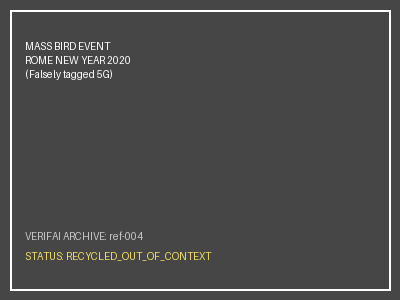
#> input picture backend/data/reference_images/5g_birds_falling_misattributed.png, 400 x 300 px
$ python -i ocr_service.py   (imports and definitions only)
#> lines starting #> are read from the running program, lines starting #| are printed output that depends on the picture; after the words box and inside, x2 and y2 are one past the last pixel; in counts of white or black regions, pixels touching at a corner belong together
"""
Stage 1: Image Preprocessing & OCR Service (ASG-04 FUSIONX 1.0)
Uses OpenCV (grayscale, CLAHE, bilateral filtering, adaptive thresholding, multi-scale contours) and pytesseract.
Implements multi-pass adaptive contrast + safe visual fallback to guarantee zero-crash execution.
"""

import os
import re
import cv2
import numpy as np
from PIL import Image
import pytesseract
from typing import Dict, Any, Tuple, Optional

# Auto-detect Tesseract binary if not already in system PATH
TESSERACT_COMMON_PATHS = [
    os.getenv("TESSERACT_CMD", ""),
    r"C:\Program Files\Tesseract-OCR\tesseract.exe",
    r"C:\Program Files (x86)\Tesseract-OCR\tesseract.exe",
    os.path.join(os.environ.get("LOCALAPPDATA", ""), "Programs", "Tesseract-OCR", "tesseract.exe"),
    os.path.join(os.environ.get("LOCALAPPDATA", ""), "Tesseract-OCR", "tesseract.exe"),
    r"C:\tesseract\tesseract.exe",
    r"D:\Tesseract-OCR\tesseract.exe"
]

# [4 lines not run here, left out]

SAFE_FALLBACK_TEXT = "Visual attachment analysis: cross-referencing visual metadata and regional news feeds."
SAFE_FALLBACK_CONFIDENCE = 40.0
SAFE_FALLBACK_STATUS = "Visual Fallback Active"

# [7 lines left out: function _is_tesseract_available, not called in this run]

def _run_tesseract_psm(image: np.ndarray, psm_mode: int = 6) -> Tuple[str, float]:
    """Runs pytesseract with specific Page Segmentation Mode (PSM)."""
    config = f"--oem 3 --psm {psm_mode}"
    try:
        data = pytesseract.image_to_data(image, config=config, output_type=pytesseract.Output.DICT)
        words = []
        confidences = []
        for word, conf in zip(data.get('text', []), data.get('conf', [])):
            word_clean = str(word).strip()
            if word_clean and int(conf) > 0:
                words.append(word_clean)
                confidences.append(int(conf))

        text = " ".join(words).strip()
        avg_conf = float(np.mean(confidences)) if confidences else 0.0
        return text, avg_conf
    except Exception:
        # Fallback to direct string extraction
        try:
            text = pytesseract.image_to_string(image, config=config).strip()
            return text, (75.0 if text else 0.0)
        except Exception:
            return "", 0.0

# [49 lines left out: function _extract_layout_regions, not called in this run]

def _extract_dense_contour_rois(img_gray: np.ndarray) -> Tuple[str, float]:
    """
    Multi-scale contour bounding box extractor.
    Extracts text from dense blocks/cards/memes when standard full-page OCR returns low confidence.
    """
    try:
        kernel = cv2.getStructuringElement(cv2.MORPH_RECT, (5, 5))
        grad = cv2.morphologyEx(img_gray, cv2.MORPH_GRADIENT, kernel)
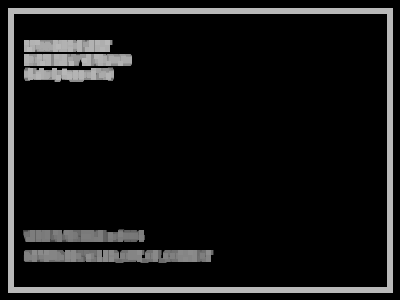
#> grad: shape (300, 400); min 0, max 185, mean 20.6
        _, bw = cv2.threshold(grad, 0, 255, cv2.THRESH_BINARY | cv2.THRESH_OTSU)
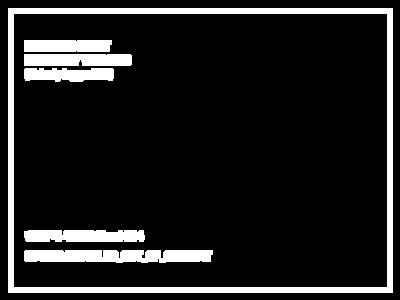
#> bw: shape (300, 400); 12.4% white; 6 white regions, box (x1, y1, x2, y2) and area: (8, 8, 393, 293) 7896, (24, 250, 213, 263) 2203, (24, 230, 145, 242) 1374, (24, 54, 132, 66) 1279, (24, 68, 114, 82) 1046, (24, 40, 112, 52) 1040

        close_kernel = cv2.getStructuringElement(cv2.MORPH_RECT, (18, 4))
        closed = cv2.morphologyEx(bw, cv2.MORPH_CLOSE, close_kernel)
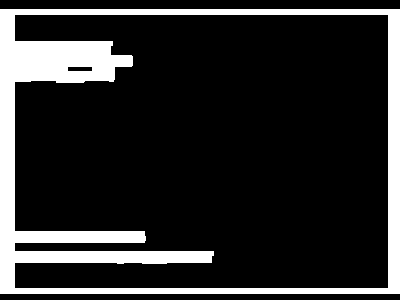
#> closed: shape (300, 400); 16.9% white; 1 white region, box (x1, y1, x2, y2) and area: (0, 9, 400, 294) 20291

        contours, _ = cv2.findContours(closed, cv2.RETR_EXTERNAL, cv2.CHAIN_APPROX_SIMPLE)
#> contours = [[[0, 9], [0, 293], [399, 293], [399, 9]]]

        boxes = []
        for c in contours:
            x, y, w, h = cv2.boundingRect(c)
            if w > 30 and h > 10 and (w * h) > 300:
                boxes.append((y, x, w, h))
#> this loop made 1 pass
#> (c, x, y, w, h) on pass 1: ([[0, 9], [0, 293], [399, 293], [399, 9]], 0, 9, 400, 285)
#> after the loop, boxes = [(9, 0, 400, 285)]

        # Sort bounding boxes top-to-bottom, left-to-right
        boxes.sort(key=lambda b: (b[0] // 30, b[1]))

        extracted_lines = []
        conf_list = []

        for y, x, w, h in boxes[:15]:
            roi = img_gray[max(0, y-2):min(img_gray.shape[0], y+h+2), max(0, x-2):min(img_gray.shape[1], x+w+2)]
            if roi.size == 0:
                continue
            roi_upscaled = cv2.resize(roi, (w * 2, h * 2), interpolation=cv2.INTER_CUBIC)
            t, c = _run_tesseract_psm(roi_upscaled, psm_mode=7)
            if not t.strip():
                t, c = _run_tesseract_psm(roi_upscaled, psm_mode=6)
            if t.strip() and len(t.strip()) > 2 and sum(ch.isalnum() for ch in t.strip()) >= 2:
                if not any(t.strip().lower() in existing.lower() for existing in extracted_lines):
                    extracted_lines.append(t.strip())
                    if c > 0:
                        conf_list.append(c)
#> this loop made 1 pass
#> (y, x, w, h) on pass 1: (9, 0, 400, 285)
#> pass 1, in _extract_dense_contour_rois, `roi = img_gray[max(0, y-2):min(img_gray.shape[0], y+h+2), max(0, x-2):..`:
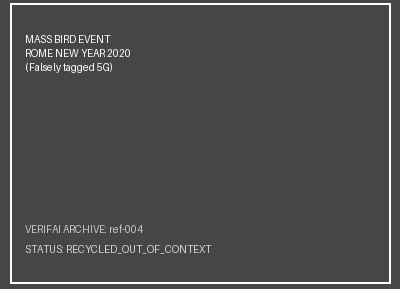
#> roi: shape (289, 400); min 70, max 255, mean 76.1
#> pass 1, in _extract_dense_contour_rois, `roi_upscaled = cv2.resize(roi, (w * 2, h * 2), interpolation=cv2.INTER..`:
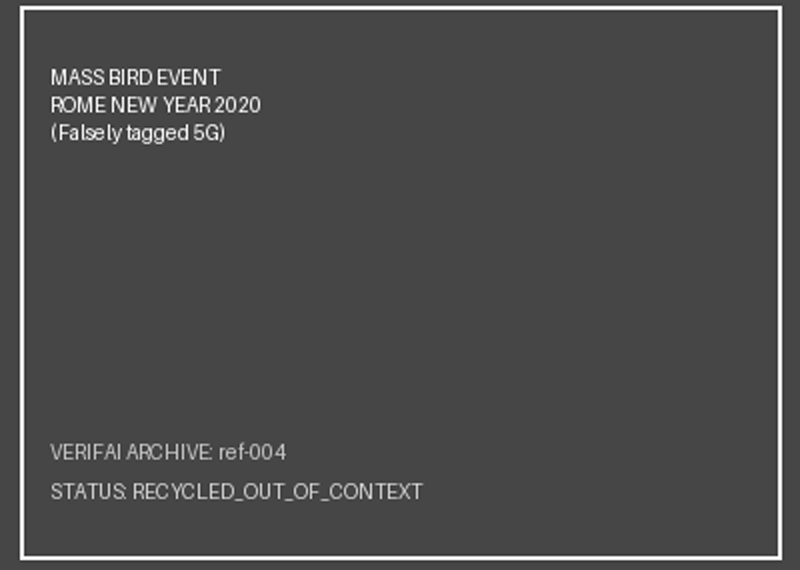
#> roi_upscaled: shape (570, 800); min 23, max 255, mean 75.8
#> after the loop, conf_list = []; extracted_lines = []

        combined_text = " ".join(extracted_lines).strip()
        avg_conf = float(np.mean(conf_list)) if conf_list else 0.0
        return combined_text, avg_conf
    except Exception:
        return "", 0.0

# [264 lines left out: functions detect_brand_or_domain_mismatch, _get_safe_fallback_dict, preprocess_and_ocr, not called in this run]

# Backward compatibility alias
extract_text_from_image = preprocess_and_ocr

>>> import cv2
>>> picture = cv2.imread('../data/reference_images/5g_birds_falling_misattributed.png', cv2.IMREAD_GRAYSCALE)
#> (the run stopped early here; a loop or call above may not have finished)
